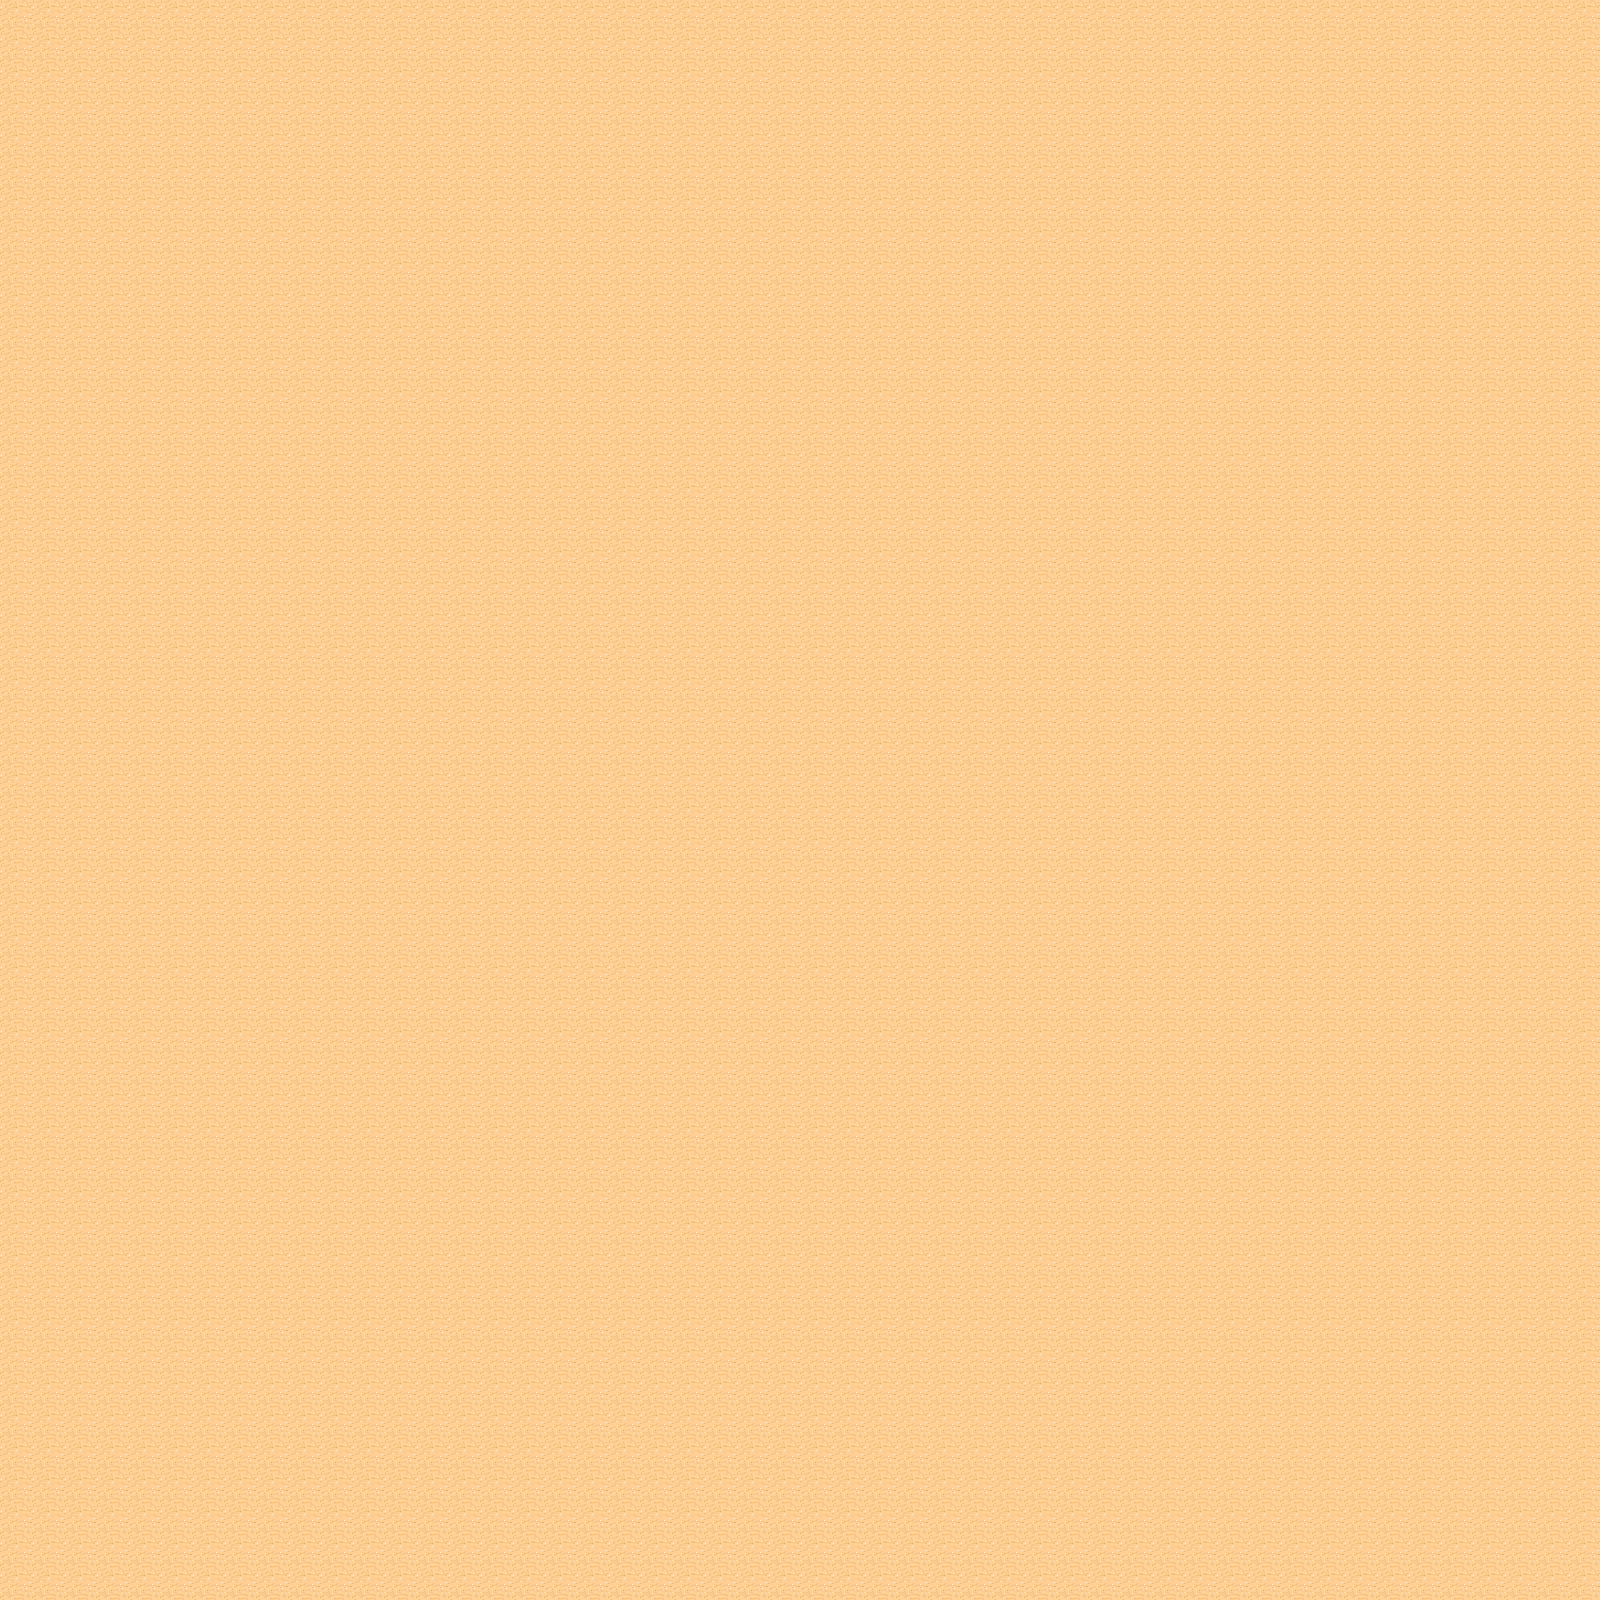

Rendered tile map (Tiled .tmx) drawn with the repository's tilesets; below, a short description and the map source with its tile grids summarised:
An orthogonal 50x50 tile map with 32x32 px tiles, 1 tile layer (Background) and 1 object (SpawnPoint).

<map version="1.0" orientation="orthogonal" width="50" height="50" tilewidth="32" tileheight="32">
 <tileset firstgid="1" name="tmw_desert_spacing" tilewidth="32" tileheight="32" spacing="1" margin="1">
  <image source="tmw_desert_spacing.png" width="265" height="199" />
 </tileset>
 <layer name="Background" width="50" height="50">
  <data>[2500 cells, 2500 non-empty, 1 distinct tile ids]</data>
 </layer>
 <objectgroup name="SpawnPointLayer" width="50" height="50">
  <properties>
   <property name="SpawnPointLayer" value="" />
  </properties>
  <object name="SpawnPoint" x="320" y="160" />
 </objectgroup>
</map>
